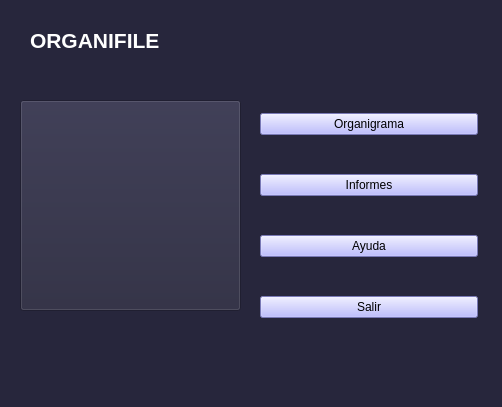
<?xml version="1.0" encoding="UTF-8"?>
<ui version="4.0">
 <class>MainWindow</class>
 <widget class="QMainWindow" name="MainWindow">
  <property name="geometry">
   <rect>
    <x>0</x>
    <y>0</y>
    <width>502</width>
    <height>407</height>
   </rect>
  </property>
  <property name="windowTitle">
   <string>ORGANIFILE</string>
  </property>
  <property name="styleSheet">
   <string notr="true">background-color:#27263c;</string>
  </property>
  <widget class="QWidget" name="centralwidget">
   <widget class="QLabel" name="label">
    <property name="geometry">
     <rect>
      <x>30</x>
      <y>10</y>
      <width>451</width>
      <height>61</height>
     </rect>
    </property>
    <property name="font">
     <font>
      <pointsize>16</pointsize>
      <weight>75</weight>
      <bold>true</bold>
     </font>
    </property>
    <property name="styleSheet">
     <string notr="true">color:white;</string>
    </property>
    <property name="text">
     <string>ORGANIFILE</string>
    </property>
   </widget>
   <widget class="QWidget" name="widget" native="true">
    <property name="geometry">
     <rect>
      <x>260</x>
      <y>80</y>
      <width>218</width>
      <height>271</height>
     </rect>
    </property>
    <layout class="QGridLayout" name="gridLayout">
     <item row="0" column="0">
      <widget class="QPushButton" name="Ver_main_window">
       <property name="minimumSize">
        <size>
         <width>200</width>
         <height>0</height>
        </size>
       </property>
       <property name="styleSheet">
        <string notr="true">background:rgb(170, 170, 255);</string>
       </property>
       <property name="text">
        <string>Organigrama</string>
       </property>
      </widget>
     </item>
     <item row="1" column="0">
      <widget class="QPushButton" name="Informes">
       <property name="styleSheet">
        <string notr="true">background:rgb(170, 170, 255);</string>
       </property>
       <property name="text">
        <string>Informes</string>
       </property>
      </widget>
     </item>
     <item row="2" column="0">
      <widget class="QPushButton" name="Ayuda">
       <property name="styleSheet">
        <string notr="true">background:rgb(170, 170, 255);</string>
       </property>
       <property name="text">
        <string>Ayuda</string>
       </property>
      </widget>
     </item>
     <item row="3" column="0">
      <widget class="QPushButton" name="Salir">
       <property name="styleSheet">
        <string notr="true">background:rgb(170, 170, 255);</string>
       </property>
       <property name="text">
        <string>Salir</string>
       </property>
      </widget>
     </item>
    </layout>
   </widget>
   <widget class="QPushButton" name="pushButton_5">
    <property name="enabled">
     <bool>false</bool>
    </property>
    <property name="geometry">
     <rect>
      <x>20</x>
      <y>100</y>
      <width>221</width>
      <height>211</height>
     </rect>
    </property>
    <property name="maximumSize">
     <size>
      <width>600</width>
      <height>600</height>
     </size>
    </property>
    <property name="styleSheet">
     <string notr="true">color:white;
</string>
    </property>
    <property name="text">
     <string/>
    </property>
    <property name="icon">
     <iconset>
      <normaloff>INTERFAZ/ICONOS/icons8-genealogía-100.png</normaloff>INTERFAZ/ICONOS/icons8-genealogía-100.png</iconset>
    </property>
    <property name="iconSize">
     <size>
      <width>2000</width>
      <height>2000</height>
     </size>
    </property>
   </widget>
  </widget>
  <widget class="QMenuBar" name="menubar">
   <property name="geometry">
    <rect>
     <x>0</x>
     <y>0</y>
     <width>502</width>
     <height>22</height>
    </rect>
   </property>
  </widget>
  <widget class="QStatusBar" name="statusbar"/>
 </widget>
 <resources/>
 <connections/>
</ui>
